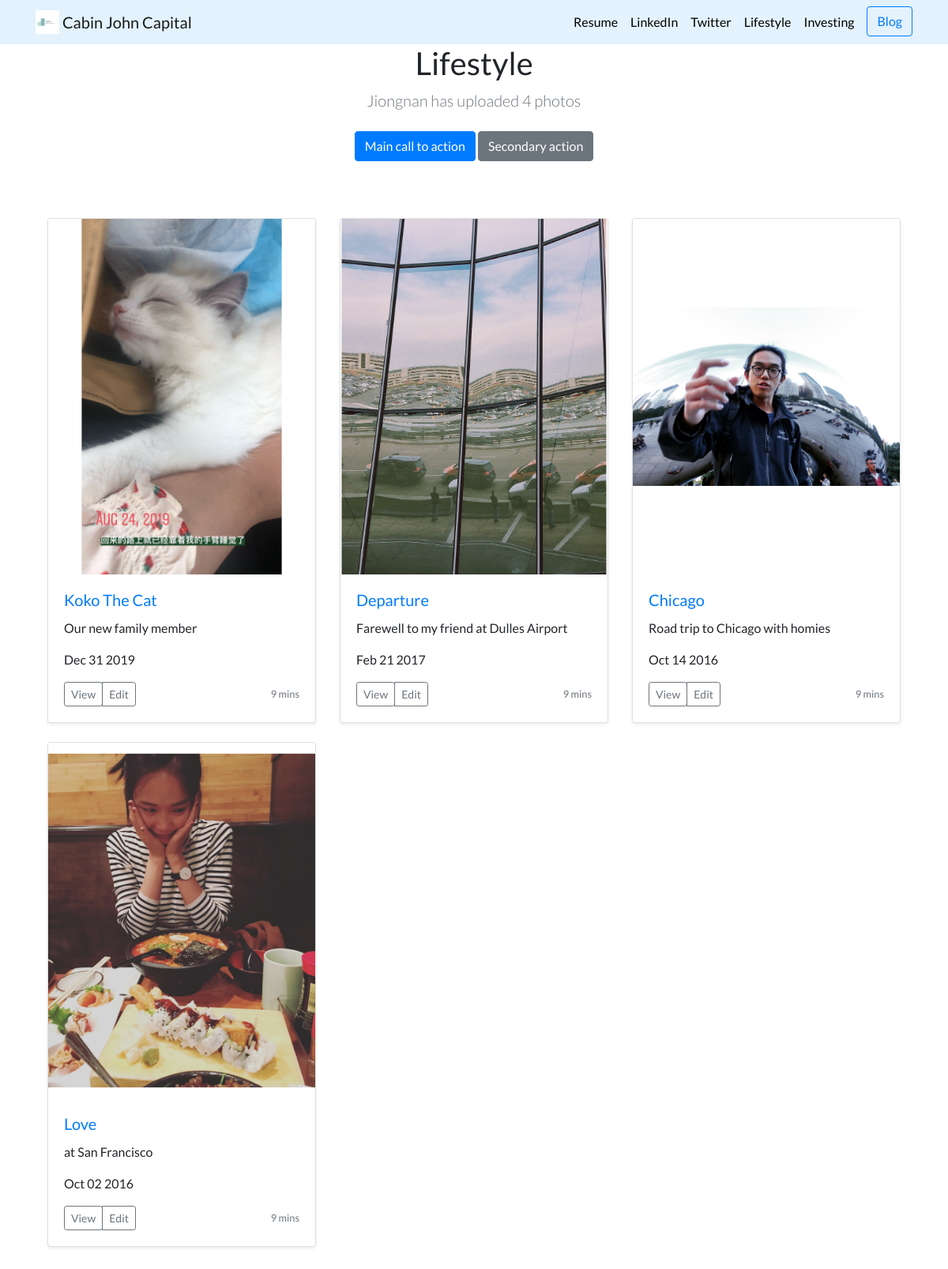
/life/, run on the app's committed database.
### life/models.py (models this page shows)
class Life(models.Model):
    title = models.CharField(max_length=100)
    description = models.CharField(max_length=100)
    image = models.ImageField(upload_to='life/images/')
    url = models.URLField(blank=True)
    date = models.DateField(default=date.today)

### life/views.py (the view)
# urls.py: path('', views.all_photos, name='all_photos'),
def all_photos(request):
    photos = Life.objects.order_by('-date')
    return render(request, 'life/all_photos.html', {'photos': photos})

### life/templates/life/all_photos.html
{% extends 'portfolio/base.html' %}
{% load static %}
{% block content %}
<main role="main">
    <section class="text-center">
      <div class="container">
        <h1>Lifestyle</h1>
        <p class="lead text-muted">Jiongnan has uploaded {{photos.count}} photo{{ photos.count|pluralize }}</p>
        <p>
          <a href="#" class="btn btn-primary my-2">Main call to action</a>
          <a href="#" class="btn btn-secondary my-2">Secondary action</a>
        </p>
      </div>
    </section>
    <div class="album py-5">
      <div class="container">
        <div class="row">
        {% for photo in photos %}
          <div class="col-md-4">
            <div class="card mb-4 shadow-sm">
              <svg class="bd-placeholder-img card-img-top" width="100%" height="450" xmlns="http://www.w3.org/2000/svg" preserveAspectRatio="xMidYMid slice" focusable="false" role="img" aria-label="photo"><title>Placeholder</title><rect width="100%" height="100%" style = "fill:rgb(255,255,255); stroke-width:0; stroke:rgb(255,255,255)"/><text x="50%" y="50%" fill="#eceeef" dy=".3em">Thumbnail</text><a href="{% url 'life:detail' photo.id %}"><image href="{{ photo.image.url }}" width="100%" height="100%" /></a></svg>
              <div class="card-body">
                <a href="{% url 'life:detail' photo.id %}"><h5 class="card-title">{{ photo.title }}</h5></a>
                <p class="card-text">{{ photo.description|truncatechars:100 }}</p>
                <p class="card-date">{{ photo.date|date:'M d Y' }}</p>
                <div class="d-flex justify-content-between align-items-center">
                  <div class="btn-group">
                    <a href="{% url 'life:detail' photo.id %}"><button type="button" class="btn btn-sm btn-outline-secondary">View</button></a>
                    <button type="button" class="btn btn-sm btn-outline-secondary">Edit</button>
                  </div>
                  <small class="text-muted">9 mins</small>
                </div>
              </div>
            </div>
          </div>
        {% endfor %}
        </div>
      </div>
    </div>
  </main>
{% endblock %}

### portfolio/static/portfolio/custom.css (style rules this page uses)
body { font-family: 'Lato', sans-serif; }

### data on the page
Life: title "Koko The Cat", description "Our new family member", date "Dec 31 2019"
Life: title "Departure", description "Farewell to my friend at Dulles Airport", date "Feb 21 2017"
Life: title "Chicago", description "Road trip to Chicago with homies", date "Oct 14 2016"
Life: title "Love", description "at San Francisco", date "Oct 02 2016"

### other printed values
{{ photos.count }} "4"
